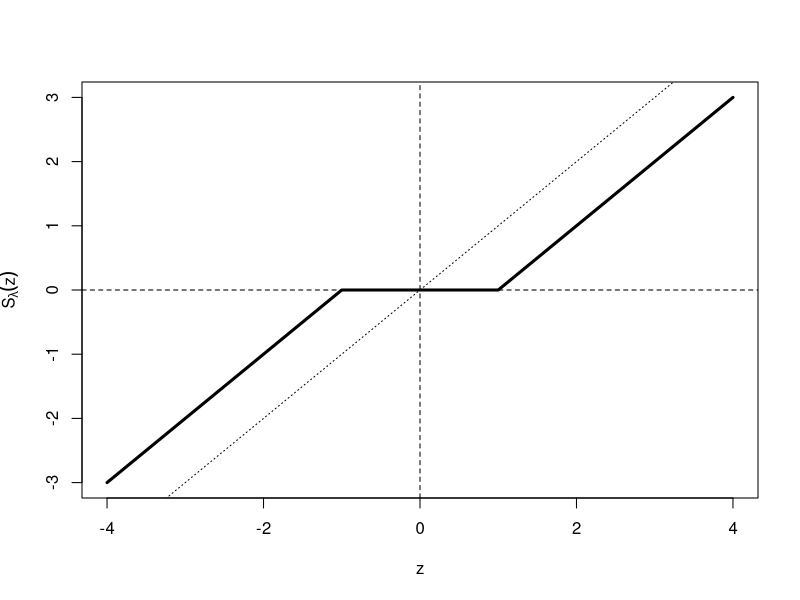
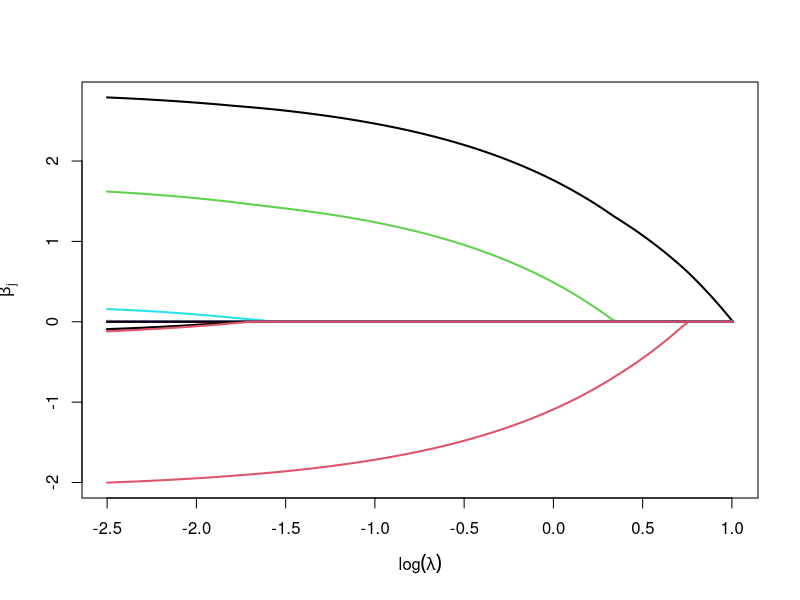

Reproduce these figures in R, in order.
## ---- chunk 1
#| echo: true

soft_threshold <- function(z, lambda) {
  sign(z) * pmax(abs(z) - lambda, 0)
}

z <- seq(-4, 4, length.out = 500)

plot(
  z,
  soft_threshold(z, lambda = 1),
  type = "l",
  lwd = 3,
  xlab = "z",
  ylab = expression(S[lambda](z))
)

abline(h = 0, v = 0, lty = 2)
abline(a = 0, b = 1, lty = 3)
## ---- chunk 2
#| echo: true

soft_threshold <- function(z, lambda) {
  sign(z) * pmax(abs(z) - lambda, 0)
}

lasso_cd <- function(X, y, lambda,
                     beta = rep(0, ncol(X)),
                     tol = 1e-8,
                     maxit = 1000) {

  n <- nrow(X)
  p <- ncol(X)

  a <- colSums(X^2) / n

  # Current residual
  r <- as.numeric(y - X %*% beta)

  for (iter in seq_len(maxit)) {

    beta_old <- beta

    for (j in seq_len(p)) {

      # Put contribution of variable j back
      r <- r + X[, j] * beta[j]

      z <- sum(X[, j] * r) / n

      beta[j] <- soft_threshold(z, lambda) / a[j]

      # Remove its new contribution
      r <- r - X[, j] * beta[j]
    }

    if (max(abs(beta - beta_old)) < tol)
      break
  }

  list(
    beta = beta,
    iterations = iter
  )
}
## ---- chunk 3
#| echo: true

set.seed(123)

n <- 100
p <- 20

X <- matrix(rnorm(n * p), n, p)
X <- scale(X)

beta_true <- c(
  3, -2, 1.5,
  rep(0, p - 3)
)

y <- as.numeric(
  X %*% beta_true +
  rnorm(n, sd = 1.5)
)

y <- y - mean(y)
## ---- chunk 4
#| echo: true

fit <- lasso_cd(
  X,
  y,
  lambda = 0.25
)

round(fit$beta, 3)
## ---- chunk 5
#| echo: true

n <- nrow(X)
p <- ncol(X)

lambda_max <-
  max(abs(crossprod(X, y))) / n

lambda_grid <- exp(
  seq(
    log(lambda_max),
    log(0.03 * lambda_max),
    length.out = 100
  )
)

B <- matrix(
  0,
  nrow = p,
  ncol = length(lambda_grid)
)

beta <- rep(0, p)

for (k in seq_along(lambda_grid)) {

  fit <- lasso_cd(
    X,
    y,
    lambda = lambda_grid[k],
    beta = beta
  )

  beta <- fit$beta
  B[, k] <- beta
}
## ---- chunk 6
#| echo: true

matplot(
  log(lambda_grid),
  t(B),
  type = "l",
  lty = 1,
  lwd = 2,
  xlab = expression(log(lambda)),
  ylab = expression(hat(beta)[j])
)
